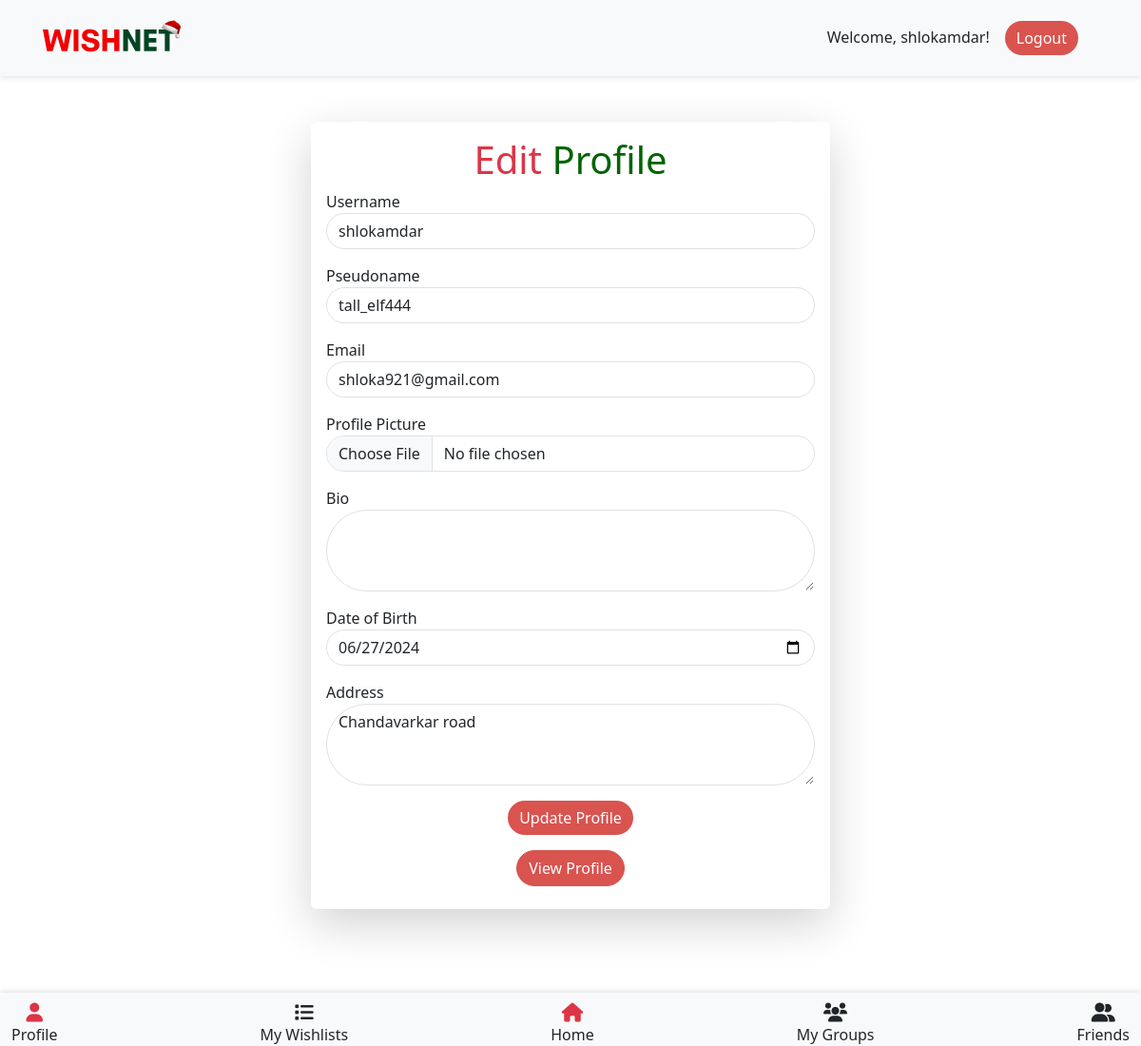
The page /accounts/edit-profile/ (signed in) on the database its author committed.
### accounts/models.py (models this page shows, shortened)
class CustomUser(AbstractUser):
    email = models.EmailField(unique=True)
    bio = models.TextField(blank=True, null=True)
    profile_picture = models.ImageField(upload_to='profile_pics/', blank=True, null=True)
    is_admin = models.BooleanField(default=False)
    date_of_birth = models.DateField(null=True, blank=True)
    pseudoname = models.CharField(max_length=100, blank=True, null=True)
    address = models.CharField(max_length=100, blank=True, null=True)
    groups = models.ManyToManyField('groups.Group', related_name='user_groups')

### accounts/views.py (the view, shortened to what this page needs)
# urls.py: path('edit-profile/', views.edit_profile, name='edit_profile'),
@login_required
def edit_profile(request):
    return render(request, 'accounts/edit_profile.html')

### accounts/templates/accounts/edit_profile.html (shortened to what this page needs)
{% extends 'dashboard_base.html' %}
{% block content %}
<div class="container mt-5">
    <div class="row justify-content-center">
        <div class="col-md-6">
            <div class="card shadow-lg">
                <div class="card-body">
                    <h1 class="text-center"> <span class="text-danger">Edit</span> <span style="color: darkgreen;">Profile</span></h1>
                    <form method="post" enctype="multipart/form-data">
                        <div class="form-group mb-3">
                            <label for="username">Username</label>
                            <input type="text" class="form-control rounded-pill {% if form.username.errors %}is-invalid{% endif %}" id="username" name="username" value="{{ form.username.value|default:user.username }}" required>
                        </div>
                        <div class="form-group mb-3">
                            <label for="pseudoname">Pseudoname</label>
                            <input type="text" class="form-control rounded-pill {% if form.pseudoname.errors %}is-invalid{% endif %}" id="pseudoname" name="pseudoname" value="{{ form.pseudoname.value|default:user.pseudoname }}">
                        </div>
                        <div class="form-group mb-3">
                            <label for="email">Email</label>
                            <input type="email" class="form-control rounded-pill {% if form.email.errors %}is-invalid{% endif %}" id="email" name="email" value="{{ form.email.value|default:user.email }}" required>
                        </div>
                        <div class="form-group mb-3">
                            <label for="profile_picture">Profile Picture</label>
                            <input type="file" class="form-control rounded-pill {% if form.profile_picture.errors %}is-invalid{% endif %}" id="profile_picture" name="profile_picture">
                        </div>
                        <div class="form-group mb-3">
                            <label for="bio">Bio</label>
                            <textarea class="form-control rounded-pill {% if form.bio.errors %}is-invalid{% endif %}" id="bio" name="bio" rows="3">{{ form.bio.value|default:user.bio }}</textarea>
                        </div>
                        <div class="form-group mb-3">
                            <label for="date_of_birth">Date of Birth</label>
                            <input type="date" required class="form-control rounded-pill {% if form.date_of_birth.errors %}is-invalid{% endif %}" id="date_of_birth" name="date_of_birth" value="{{ form.date_of_birth.value|default:user.date_of_birth|date:'Y-m-d' }}">
                        </div>
                        <div class="form-group mb-3">
                            <label for="address">Address</label>
                            <textarea class="form-control rounded-pill {% if form.address.errors %}is-invalid{% endif %}" id="address" name="address" rows="3">{{ form.address.value|default:user.address }}</textarea>
                        </div>
                        <div class="text-center mt-3">
                            <button type="submit" class="btn btn-danger rounded-pill">Update Profile</button>
                        </div>
                    </form>
                    <div class="text-center mt-3">
                        <a href="{% url 'accounts:view_profile' user.id %}" class="btn btn-primary rounded-pill btn-block mb-2">View Profile</a>
                    </div>
                </div>
            </div>
        </div>
    </div>
</div>
{% endblock %}

### templates/dashboard_base.html (shortened to what this page needs)
{% load static %}
<!DOCTYPE html>
<html lang="en">
<head>
    <link href="https://cdn.jsdelivr.net/npm/bootstrap@5.3.3/dist/css/bootstrap.min.css" rel="stylesheet">
    <link href="https://cdnjs.cloudflare.com/ajax/libs/font-awesome/6.0.0-beta3/css/all.min.css" rel="stylesheet">
</head>
<body>
   {% block navbar %}
    <nav class="navbar navbar-expand-lg navbar-light bg-light">
        <div class="container-fluid">
            <a class="navbar-brand" href="{% url 'index' %}">
                <img src="{% static 'media/navbar.svg' %}" alt="Logo" class="img-fluid" style="max-width: 200px;">
            </a>
            <div class="offcanvas offcanvas-start" tabindex="-1" id="offcanvasNavbar" aria-labelledby="offcanvasNavbarLabel">
                <div class="offcanvas-body">
                    <ul class="navbar-nav justify-content-end flex-grow-1 pe-3">
                        {% if user.is_authenticated %}
                        <h6 class="m-2"> Welcome, {{ user.username }}!</h6>
                        <a href="{% url 'accounts:logout' %}" class="btn btn-danger rounded-pill mx-2">Logout</a>
                        {% else %}
                        <a href="{% url 'accounts:login' %}" class="btn btn-white text-danger border border-danger rounded-pill mx-2">Login</a>
                        <a href="{% url 'accounts:register' %}" class="btn btn-danger text-white rounded-pill mx-2">Register</a>
                        {% endif %}
                    </ul>
                </div>
            </div>
        </div>
    </nav>
   {% endblock navbar %}
    {% block content %}
    {% endblock content %}
    {% block footer %}
    <br> <br> <br> <br> <br> <br>
        <nav class="navbar navbar-light bg-light fixed-bottom mt-3">
            <div class="container-fluid d-flex justify-content-between flex-wrap ">
                <a href="{% url 'accounts:view_profile' user.id %}" class="nav-link text-center {% if 'profile' in request.path %}active{% endif %}">
                    <i class="fas fa-user fa-lg {% if 'profile' in request.path %}text-danger{% endif %}"></i><br>Profile
                </a>
                <a href="{% url 'wishlists:wishlist_list' user_id=user.id %}" class="nav-link text-center {% if 'wishlists' in request.path %}active{% endif %}">
                    <i class="fas fa-list fa-lg {% if 'wishlists' in request.path %}text-danger{% endif %}"></i><br> My Wishlists
                </a>
                <a href="{% url 'accounts:dashboard' %}" class="nav-link text-center {% if 'accounts' in request.path %}active{% endif %}">
                    <i class="fas fa-home fa-lg {% if 'accounts' in request.path %}text-danger{% endif %}"></i><br> Home
                </a>
                <a href="{% url 'groups:user_groups' %}" class="nav-link text-center {% if 'groups' in request.path %}active{% endif %}">
                    <i class="fas fa-users fa-lg {% if 'groups' in request.path %}text-danger{% endif %}"></i><br> My Groups
                </a>
                <a href="{% url 'friendship:search_user' %}" class="nav-link text-center {% if 'friends' in request.path %}active{% endif %}">
                    <i class="fas fa-user-friends fa-lg {% if 'friends' in request.path %}text-danger{% endif %}"></i><br>Friends
                </a>
            </div>
        </nav>
    {% endblock footer %}
</body>
</html>

### rows shown on the page
CustomUser: username "shlokamdar", pseudoname "tall_elf444", email "shloka921@gmail.com", date_of_birth "06/27/2024", address "Chandavarkar road"
